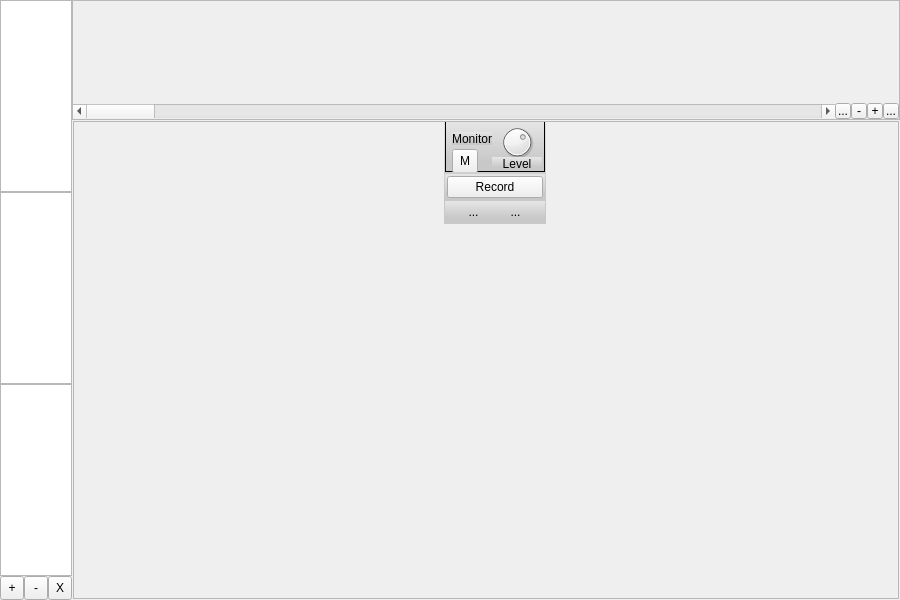
<?xml version="1.0" encoding="UTF-8"?>
<ui version="4.0">
 <class>CWaveRecorderForm</class>
 <widget class="QWidget" name="CWaveRecorderForm">
  <property name="geometry">
   <rect>
    <x>0</x>
    <y>0</y>
    <width>900</width>
    <height>600</height>
   </rect>
  </property>
  <property name="windowTitle">
   <string>Dialog</string>
  </property>
  <layout class="QHBoxLayout" name="horizontalLayout_4">
   <property name="spacing">
    <number>0</number>
   </property>
   <property name="leftMargin">
    <number>0</number>
   </property>
   <property name="topMargin">
    <number>0</number>
   </property>
   <property name="rightMargin">
    <number>0</number>
   </property>
   <property name="bottomMargin">
    <number>0</number>
   </property>
   <item>
    <widget class="QWidget" name="BaseWidget" native="true">
     <layout class="QHBoxLayout" name="horizontalLayout" stretch="1,100">
      <property name="spacing">
       <number>0</number>
      </property>
      <property name="leftMargin">
       <number>0</number>
      </property>
      <property name="topMargin">
       <number>0</number>
      </property>
      <property name="rightMargin">
       <number>0</number>
      </property>
      <property name="bottomMargin">
       <number>0</number>
      </property>
      <item>
       <widget class="QWidget" name="FileListWidget" native="true">
        <layout class="QVBoxLayout" name="verticalLayout_3">
         <property name="spacing">
          <number>0</number>
         </property>
         <property name="leftMargin">
          <number>0</number>
         </property>
         <property name="topMargin">
          <number>0</number>
         </property>
         <property name="rightMargin">
          <number>0</number>
         </property>
         <property name="bottomMargin">
          <number>0</number>
         </property>
         <item>
          <widget class="QTreeView" name="FileTree"/>
         </item>
         <item>
          <widget class="QTreeView" name="RecordTree"/>
         </item>
         <item>
          <widget class="QListWidget" name="FileList">
           <property name="dragEnabled">
            <bool>true</bool>
           </property>
           <property name="dragDropMode">
            <enum>QAbstractItemView::DragDropMode::DragOnly</enum>
           </property>
          </widget>
         </item>
         <item>
          <layout class="QHBoxLayout" name="horizontalLayout_3">
           <property name="spacing">
            <number>0</number>
           </property>
           <property name="leftMargin">
            <number>0</number>
           </property>
           <property name="topMargin">
            <number>0</number>
           </property>
           <property name="rightMargin">
            <number>0</number>
           </property>
           <property name="bottomMargin">
            <number>0</number>
           </property>
           <item>
            <widget class="QToolButton" name="AddButton">
             <property name="minimumSize">
              <size>
               <width>24</width>
               <height>24</height>
              </size>
             </property>
             <property name="maximumSize">
              <size>
               <width>24</width>
               <height>24</height>
              </size>
             </property>
             <property name="toolTip">
              <string>Add File</string>
             </property>
             <property name="text">
              <string>+</string>
             </property>
            </widget>
           </item>
           <item>
            <widget class="QToolButton" name="RemoveButton">
             <property name="minimumSize">
              <size>
               <width>24</width>
               <height>24</height>
              </size>
             </property>
             <property name="maximumSize">
              <size>
               <width>24</width>
               <height>24</height>
              </size>
             </property>
             <property name="toolTip">
              <string>Remove File</string>
             </property>
             <property name="text">
              <string>-</string>
             </property>
            </widget>
           </item>
           <item>
            <widget class="QToolButton" name="DeleteButton">
             <property name="minimumSize">
              <size>
               <width>24</width>
               <height>24</height>
              </size>
             </property>
             <property name="maximumSize">
              <size>
               <width>24</width>
               <height>24</height>
              </size>
             </property>
             <property name="toolTip">
              <string>Delete File</string>
             </property>
             <property name="text">
              <string>X</string>
             </property>
            </widget>
           </item>
           <item>
            <spacer name="horizontalSpacer">
             <property name="orientation">
              <enum>Qt::Orientation::Horizontal</enum>
             </property>
             <property name="sizeHint" stdset="0">
              <size>
               <width>40</width>
               <height>20</height>
              </size>
             </property>
            </spacer>
           </item>
          </layout>
         </item>
        </layout>
       </widget>
      </item>
      <item>
       <widget class="QMacSplitter" name="splitter">
        <property name="frameShape">
         <enum>QFrame::Shape::NoFrame</enum>
        </property>
        <property name="orientation">
         <enum>Qt::Orientation::Vertical</enum>
        </property>
        <property name="handleWidth">
         <number>0</number>
        </property>
        <widget class="QFrame" name="WaveLayoutFrame">
         <property name="frameShape">
          <enum>QFrame::Shape::StyledPanel</enum>
         </property>
         <layout class="QHBoxLayout" name="WaveLayout" stretch="100">
          <property name="spacing">
           <number>0</number>
          </property>
          <property name="leftMargin">
           <number>0</number>
          </property>
          <property name="topMargin">
           <number>0</number>
          </property>
          <property name="rightMargin">
           <number>0</number>
          </property>
          <property name="bottomMargin">
           <number>0</number>
          </property>
          <item>
           <layout class="QVBoxLayout" name="verticalLayout" stretch="100,1">
            <property name="spacing">
             <number>0</number>
            </property>
            <property name="leftMargin">
             <number>0</number>
            </property>
            <property name="rightMargin">
             <number>0</number>
            </property>
            <item>
             <widget class="CWaveLanes" name="WaveLanes" native="true"/>
            </item>
            <item>
             <layout class="QHBoxLayout" name="NavigationLayout">
              <property name="spacing">
               <number>0</number>
              </property>
              <property name="topMargin">
               <number>0</number>
              </property>
              <item>
               <widget class="QScrollBar" name="ScrollBar">
                <property name="orientation">
                 <enum>Qt::Orientation::Horizontal</enum>
                </property>
               </widget>
              </item>
              <item>
               <widget class="QWidget" name="CornerWidget" native="true">
                <property name="minimumSize">
                 <size>
                  <width>64</width>
                  <height>16</height>
                 </size>
                </property>
                <property name="maximumSize">
                 <size>
                  <width>64</width>
                  <height>16</height>
                 </size>
                </property>
                <layout class="QHBoxLayout" name="horizontalLayout_2">
                 <property name="spacing">
                  <number>0</number>
                 </property>
                 <property name="sizeConstraint">
                  <enum>QLayout::SizeConstraint::SetFixedSize</enum>
                 </property>
                 <property name="leftMargin">
                  <number>0</number>
                 </property>
                 <property name="topMargin">
                  <number>0</number>
                 </property>
                 <property name="rightMargin">
                  <number>0</number>
                 </property>
                 <property name="bottomMargin">
                  <number>0</number>
                 </property>
                 <item>
                  <widget class="QToolButton" name="ZoomMinButton">
                   <property name="maximumSize">
                    <size>
                     <width>16</width>
                     <height>16</height>
                    </size>
                   </property>
                   <property name="text">
                    <string>...</string>
                   </property>
                  </widget>
                 </item>
                 <item>
                  <widget class="QToolButton" name="ZoomOutButton">
                   <property name="maximumSize">
                    <size>
                     <width>16</width>
                     <height>16</height>
                    </size>
                   </property>
                   <property name="text">
                    <string>-</string>
                   </property>
                  </widget>
                 </item>
                 <item>
                  <widget class="QToolButton" name="ZoomInButton">
                   <property name="maximumSize">
                    <size>
                     <width>16</width>
                     <height>16</height>
                    </size>
                   </property>
                   <property name="text">
                    <string>+</string>
                   </property>
                  </widget>
                 </item>
                 <item>
                  <widget class="QToolButton" name="ZoomMaxButton">
                   <property name="maximumSize">
                    <size>
                     <width>16</width>
                     <height>16</height>
                    </size>
                   </property>
                   <property name="text">
                    <string>...</string>
                   </property>
                  </widget>
                 </item>
                </layout>
               </widget>
              </item>
             </layout>
            </item>
           </layout>
          </item>
         </layout>
        </widget>
        <widget class="QWidget" name="MixerLayoutWidget" native="true">
         <layout class="QHBoxLayout" name="MixerLayout" stretch="0">
          <property name="spacing">
           <number>2</number>
          </property>
          <property name="leftMargin">
           <number>1</number>
          </property>
          <property name="topMargin">
           <number>1</number>
          </property>
          <property name="rightMargin">
           <number>1</number>
          </property>
          <property name="bottomMargin">
           <number>1</number>
          </property>
          <item>
           <widget class="QScrollArea" name="scrollArea">
            <property name="frameShape">
             <enum>QFrame::Shape::StyledPanel</enum>
            </property>
            <property name="sizeAdjustPolicy">
             <enum>QAbstractScrollArea::SizeAdjustPolicy::AdjustToContents</enum>
            </property>
            <property name="widgetResizable">
             <bool>true</bool>
            </property>
            <property name="alignment">
             <set>Qt::AlignmentFlag::AlignLeading|Qt::AlignmentFlag::AlignLeft|Qt::AlignmentFlag::AlignTop</set>
            </property>
            <widget class="QWidget" name="scrollAreaWidgetContents">
             <property name="geometry">
              <rect>
               <x>0</x>
               <y>0</y>
               <width>755</width>
               <height>461</height>
              </rect>
             </property>
             <property name="sizePolicy">
              <sizepolicy hsizetype="Fixed" vsizetype="Fixed">
               <horstretch>0</horstretch>
               <verstretch>0</verstretch>
              </sizepolicy>
             </property>
             <property name="minimumSize">
              <size>
               <width>755</width>
               <height>245</height>
              </size>
             </property>
             <property name="maximumSize">
              <size>
               <width>755</width>
               <height>500</height>
              </size>
             </property>
             <widget class="QWidget" name="horizontalLayoutWidget">
              <property name="geometry">
               <rect>
                <x>370</x>
                <y>-30</y>
                <width>104</width>
                <height>177</height>
               </rect>
              </property>
              <layout class="QHBoxLayout" name="MixerLayout_2">
               <property name="spacing">
                <number>0</number>
               </property>
               <property name="sizeConstraint">
                <enum>QLayout::SizeConstraint::SetFixedSize</enum>
               </property>
               <property name="topMargin">
                <number>0</number>
               </property>
               <property name="rightMargin">
                <number>0</number>
               </property>
               <property name="bottomMargin">
                <number>0</number>
               </property>
               <item>
                <widget class="QFrame" name="InputFrame">
                 <property name="minimumSize">
                  <size>
                   <width>102</width>
                   <height>0</height>
                  </size>
                 </property>
                 <property name="maximumSize">
                  <size>
                   <width>102</width>
                   <height>16777215</height>
                  </size>
                 </property>
                 <property name="styleSheet">
                  <string notr="true">QFrame{background-color: qlineargradient(spread:pad, x1:0, y1:0, x2:0, y2:1, stop:0 rgba(230, 230, 230, 255), stop:0.8 rgba(200, 200, 200, 255));color:black;}
</string>
                 </property>
                 <layout class="QVBoxLayout" name="verticalLayout_4" stretch="1,0,1,100,1,0">
                  <property name="spacing">
                   <number>1</number>
                  </property>
                  <property name="leftMargin">
                   <number>1</number>
                  </property>
                  <property name="topMargin">
                   <number>1</number>
                  </property>
                  <property name="rightMargin">
                   <number>1</number>
                  </property>
                  <property name="bottomMargin">
                   <number>2</number>
                  </property>
                  <item>
                   <widget class="QLCDLabel" name="label">
                    <property name="minimumSize">
                     <size>
                      <width>0</width>
                      <height>24</height>
                     </size>
                    </property>
                    <property name="maximumSize">
                     <size>
                      <width>16777215</width>
                      <height>24</height>
                     </size>
                    </property>
                    <property name="text">
                     <string>Input</string>
                    </property>
                    <property name="alignment">
                     <set>Qt::AlignmentFlag::AlignCenter</set>
                    </property>
                   </widget>
                  </item>
                  <item>
                   <spacer name="verticalSpacer">
                    <property name="orientation">
                     <enum>Qt::Orientation::Vertical</enum>
                    </property>
                    <property name="sizeType">
                     <enum>QSizePolicy::Policy::Fixed</enum>
                    </property>
                    <property name="sizeHint" stdset="0">
                     <size>
                      <width>20</width>
                      <height>3</height>
                     </size>
                    </property>
                   </spacer>
                  </item>
                  <item>
                   <widget class="QSynthPanel" name="GainFrame">
                    <property name="minimumSize">
                     <size>
                      <width>0</width>
                      <height>51</height>
                     </size>
                    </property>
                    <property name="maximumSize">
                     <size>
                      <width>16777215</width>
                      <height>51</height>
                     </size>
                    </property>
                    <property name="frameShape">
                     <enum>QFrame::Shape::StyledPanel</enum>
                    </property>
                    <property name="frameShadow">
                     <enum>QFrame::Shadow::Raised</enum>
                    </property>
                    <layout class="QHBoxLayout" name="horizontalLayout_5">
                     <property name="spacing">
                      <number>0</number>
                     </property>
                     <property name="leftMargin">
                      <number>6</number>
                     </property>
                     <property name="topMargin">
                      <number>0</number>
                     </property>
                     <property name="rightMargin">
                      <number>2</number>
                     </property>
                     <property name="bottomMargin">
                      <number>1</number>
                     </property>
                     <item>
                      <layout class="QVBoxLayout" name="verticalLayout_6">
                       <property name="spacing">
                        <number>4</number>
                       </property>
                       <property name="leftMargin">
                        <number>0</number>
                       </property>
                       <property name="topMargin">
                        <number>10</number>
                       </property>
                       <property name="bottomMargin">
                        <number>2</number>
                       </property>
                       <item>
                        <widget class="EffectLabel" name="label_3">
                         <property name="maximumSize">
                          <size>
                           <width>50</width>
                           <height>13</height>
                          </size>
                         </property>
                         <property name="font">
                          <font>
                           <pointsize>9</pointsize>
                          </font>
                         </property>
                         <property name="text">
                          <string>Monitor</string>
                         </property>
                         <property name="alignment">
                          <set>Qt::AlignmentFlag::AlignCenter</set>
                         </property>
                        </widget>
                       </item>
                       <item>
                        <widget class="QToggleButton" name="MonitorButton">
                         <property name="minimumSize">
                          <size>
                           <width>26</width>
                           <height>24</height>
                          </size>
                         </property>
                         <property name="maximumSize">
                          <size>
                           <width>26</width>
                           <height>24</height>
                          </size>
                         </property>
                         <property name="text">
                          <string>M</string>
                         </property>
                        </widget>
                       </item>
                      </layout>
                     </item>
                     <item>
                      <layout class="QVBoxLayout" name="verticalLayout_5">
                       <property name="spacing">
                        <number>0</number>
                       </property>
                       <property name="bottomMargin">
                        <number>0</number>
                       </property>
                       <item>
                        <layout class="QHBoxLayout" name="horizontalLayout_7">
                         <property name="spacing">
                          <number>0</number>
                         </property>
                         <property name="topMargin">
                          <number>2</number>
                         </property>
                         <item>
                          <widget class="QSynthKnob" name="InVolKnob">
                           <property name="minimumSize">
                            <size>
                             <width>36</width>
                             <height>36</height>
                            </size>
                           </property>
                           <property name="maximumSize">
                            <size>
                             <width>36</width>
                             <height>36</height>
                            </size>
                           </property>
                           <property name="maximum">
                            <number>150</number>
                           </property>
                           <property name="value">
                            <number>100</number>
                           </property>
                           <property name="notchesVisible">
                            <bool>false</bool>
                           </property>
                          </widget>
                         </item>
                        </layout>
                       </item>
                       <item>
                        <widget class="EffectLabel" name="label_2">
                         <property name="minimumSize">
                          <size>
                           <width>0</width>
                           <height>0</height>
                          </size>
                         </property>
                         <property name="maximumSize">
                          <size>
                           <width>16777215</width>
                           <height>13</height>
                          </size>
                         </property>
                         <property name="font">
                          <font>
                           <pointsize>9</pointsize>
                          </font>
                         </property>
                         <property name="text">
                          <string>Level</string>
                         </property>
                         <property name="alignment">
                          <set>Qt::AlignmentFlag::AlignCenter</set>
                         </property>
                        </widget>
                       </item>
                      </layout>
                     </item>
                    </layout>
                   </widget>
                  </item>
                  <item>
                   <widget class="CMasterVol" name="RecordVol">
                    <property name="sizePolicy">
                     <sizepolicy hsizetype="MinimumExpanding" vsizetype="Preferred">
                      <horstretch>0</horstretch>
                      <verstretch>0</verstretch>
                     </sizepolicy>
                    </property>
                   </widget>
                  </item>
                  <item>
                   <widget class="QSynthPanel" name="frame">
                    <property name="frameShadow">
                     <enum>QFrame::Shadow::Raised</enum>
                    </property>
                    <layout class="QVBoxLayout" name="verticalLayout_2">
                     <property name="leftMargin">
                      <number>2</number>
                     </property>
                     <property name="topMargin">
                      <number>2</number>
                     </property>
                     <property name="rightMargin">
                      <number>2</number>
                     </property>
                     <property name="bottomMargin">
                      <number>2</number>
                     </property>
                     <item>
                      <widget class="QSynthCheckbox" name="RecordButton">
                       <property name="text">
                        <string>Record</string>
                       </property>
                      </widget>
                     </item>
                    </layout>
                   </widget>
                  </item>
                  <item>
                   <widget class="QSynthPanel" name="frame_2">
                    <property name="maximumSize">
                     <size>
                      <width>100</width>
                      <height>125</height>
                     </size>
                    </property>
                    <layout class="QGridLayout" name="gridLayout_2">
                     <property name="leftMargin">
                      <number>2</number>
                     </property>
                     <property name="topMargin">
                      <number>2</number>
                     </property>
                     <property name="rightMargin">
                      <number>2</number>
                     </property>
                     <property name="bottomMargin">
                      <number>2</number>
                     </property>
                     <property name="horizontalSpacing">
                      <number>-1</number>
                     </property>
                     <property name="verticalSpacing">
                      <number>0</number>
                     </property>
                     <item row="0" column="1">
                      <widget class="QToolButton" name="ToggleRecordButton">
                       <property name="styleSheet">
                        <string notr="true">background:transparent;border:none;</string>
                       </property>
                       <property name="text">
                        <string>...</string>
                       </property>
                       <property name="icon">
                        <iconset>
                         <normaloff>:/record.png</normaloff>:/record.png</iconset>
                       </property>
                       <property name="iconSize">
                        <size>
                         <width>40</width>
                         <height>40</height>
                        </size>
                       </property>
                       <property name="checkable">
                        <bool>true</bool>
                       </property>
                      </widget>
                     </item>
                     <item row="0" column="0">
                      <widget class="QToolButton" name="TogglePlayButton">
                       <property name="styleSheet">
                        <string notr="true">background:transparent;border:none;</string>
                       </property>
                       <property name="text">
                        <string>...</string>
                       </property>
                       <property name="icon">
                        <iconset>
                         <normaloff>:/play.png</normaloff>:/play.png</iconset>
                       </property>
                       <property name="iconSize">
                        <size>
                         <width>40</width>
                         <height>40</height>
                        </size>
                       </property>
                       <property name="checkable">
                        <bool>true</bool>
                       </property>
                      </widget>
                     </item>
                    </layout>
                   </widget>
                  </item>
                 </layout>
                </widget>
               </item>
              </layout>
             </widget>
            </widget>
           </widget>
          </item>
         </layout>
        </widget>
       </widget>
      </item>
     </layout>
    </widget>
   </item>
  </layout>
 </widget>
 <customwidgets>
  <customwidget>
   <class>EffectLabel</class>
   <extends>QLabel</extends>
   <header>effectlabel.h</header>
  </customwidget>
  <customwidget>
   <class>QSynthPanel</class>
   <extends>QFrame</extends>
   <header>qsynthpanel.h</header>
   <container>1</container>
  </customwidget>
  <customwidget>
   <class>QLCDLabel</class>
   <extends>QLabel</extends>
   <header>qlcdlabel.h</header>
  </customwidget>
  <customwidget>
   <class>QToggleButton</class>
   <extends>QToolButton</extends>
   <header location="global">qtogglebutton.h</header>
  </customwidget>
  <customwidget>
   <class>QSynthKnob</class>
   <extends>QDial</extends>
   <header>qsynthknob.h</header>
  </customwidget>
  <customwidget>
   <class>QSynthCheckbox</class>
   <extends>QPushButton</extends>
   <header>qsynthcheckbox.h</header>
  </customwidget>
  <customwidget>
   <class>CMasterVol</class>
   <extends>QFrame</extends>
   <header>cmastervol.h</header>
   <container>1</container>
  </customwidget>
  <customwidget>
   <class>CWaveLanes</class>
   <extends>QWidget</extends>
   <header>cwavelanes.h</header>
   <container>1</container>
  </customwidget>
  <customwidget>
   <class>QMacSplitter</class>
   <extends>QSplitter</extends>
   <header>qmacsplitter.h</header>
   <container>1</container>
  </customwidget>
 </customwidgets>
 <resources/>
 <connections/>
</ui>
